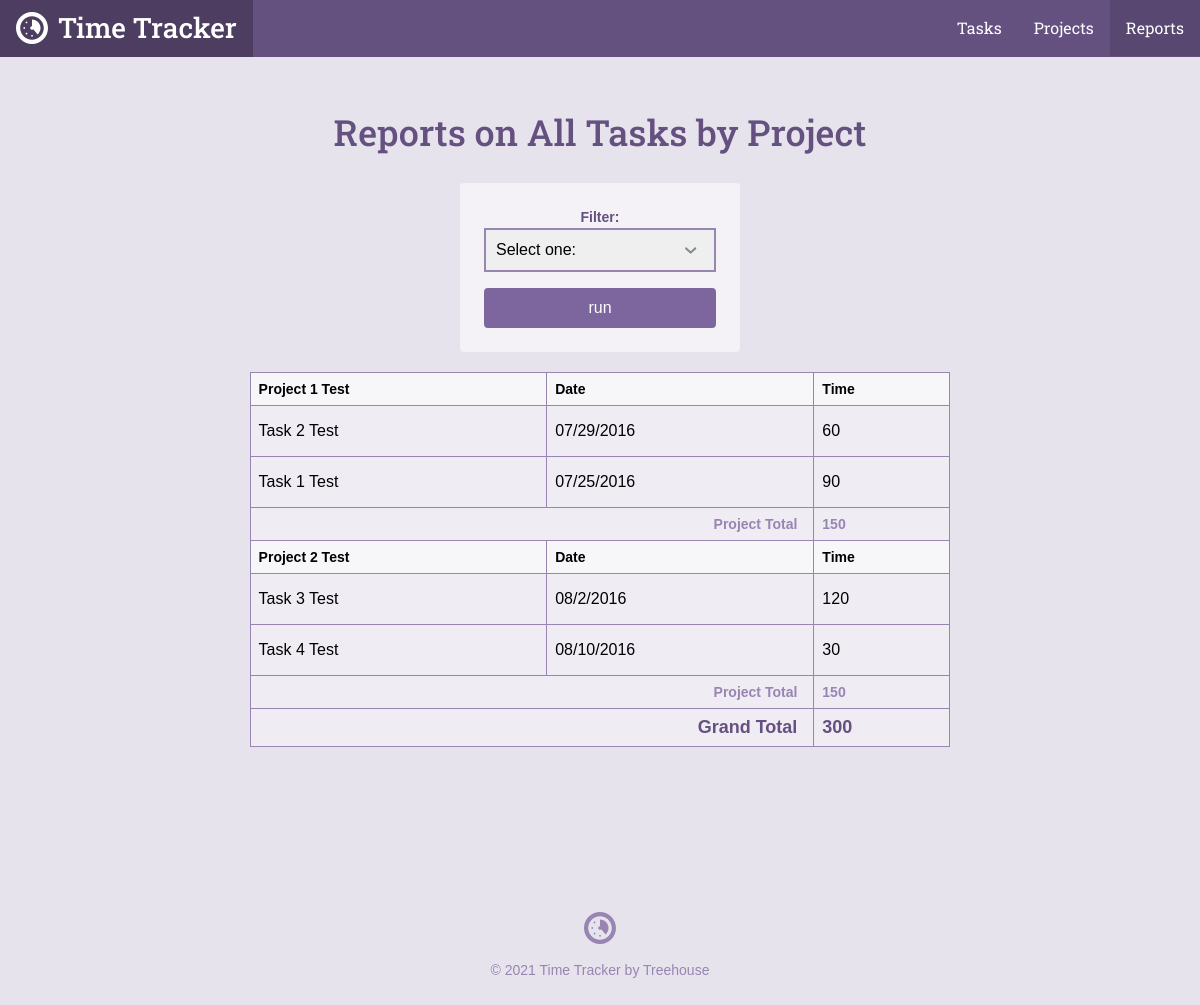
The page /reports.php on the database as committed earlier.
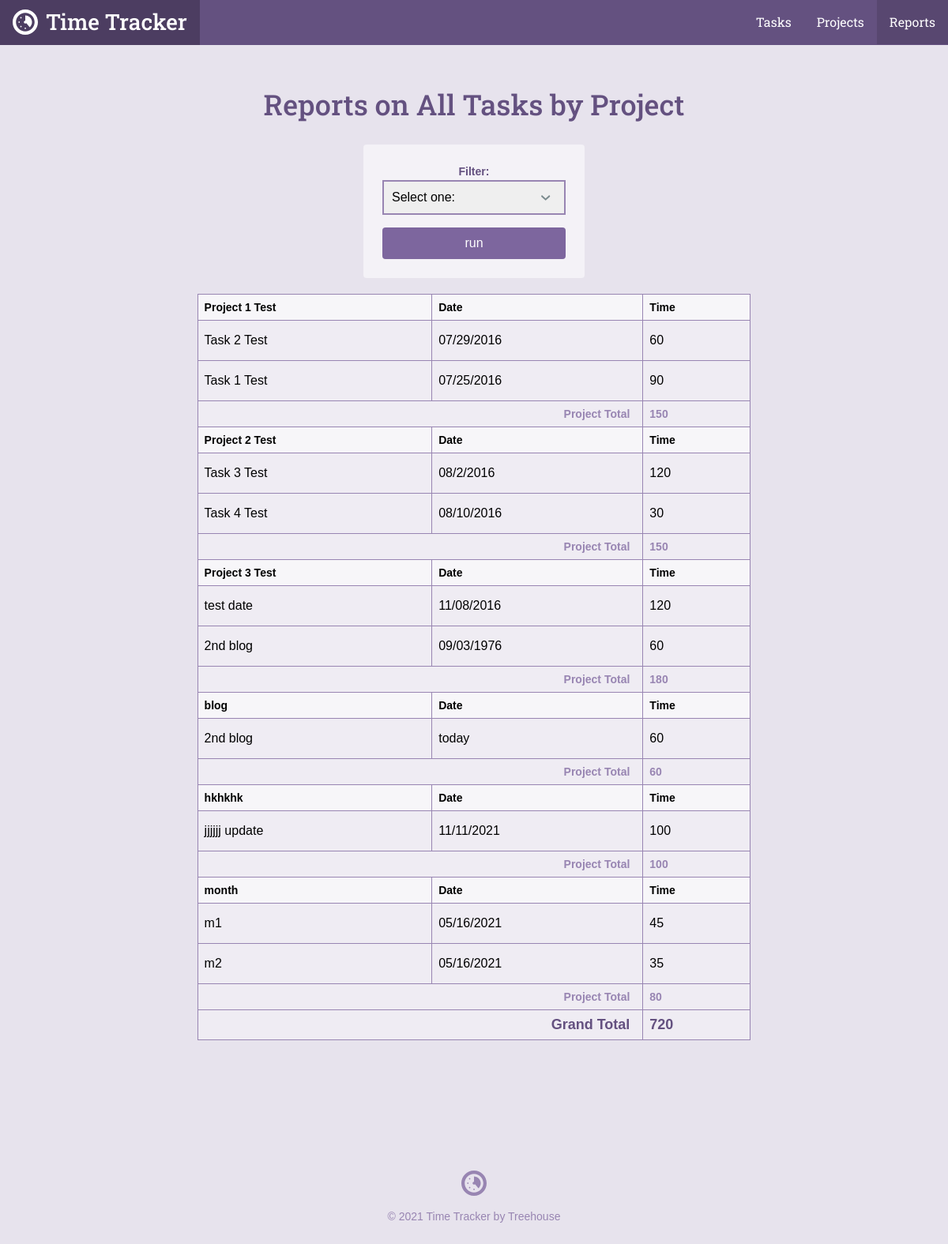
The same page on the database as committed later.
### tables this page shows
CREATE TABLE `tasks` (
	`task_id`	INTEGER PRIMARY KEY AUTOINCREMENT,
	`project_id`	INTEGER,
	`title`	TEXT,
	`date`	INTEGER NOT NULL,
	`time`	TEXT NOT NULL
);

CREATE TABLE `projects` (
	`project_id`	INTEGER PRIMARY KEY AUTOINCREMENT,
	`title`	TEXT NOT NULL,
	`category`	TEXT NOT NULL
);

### inc/functions.php (called while the page is built, shortened)
<?php
function get_task_list($filter = null) {
  include('connection.php');
  $sql = 'SELECT tasks.*, projects.title AS project FROM tasks
  JOIN projects ON tasks.project_id = projects.project_id';
  $where = '';
  $orderBy = ' ORDER BY date DESC';
  if ($filter) {
    $orderBy = ' ORDER BY projects.title ASC, date DESC';
  }
  try {
    $results = $db->prepare($sql . $where . $orderBy);
    $results->execute();
  } catch (Exception $e) {
    echo "Error!: " . $e->getMessage() . "</br>";
    return array();
  }
  return $results->fetchAll(PDO::FETCH_ASSOC);
}

### reports.php (the view, shortened to what this page needs)
<?php
require 'inc/functions.php';
$page = "reports";
$filter = 'all';
include 'inc/header.php';
?>
<div class="col-container page-container">
    <div class="col col-70-md col-60-lg col-center">
        <div class="col-container">
            <h1 class='actions-header'>Reports on <?php
            if (!is_array($filter)) {
              echo "All Tasks by Project";
            }
            ?></h1>
            <form class='form-container form-report' action='reports.php' method='get'>
              <label for='filter'>Filter:</label>
              <select id='filter' name='filter'>
                <option value=''>Select one:</option>
              </select>
              <input class="button" type="submit" value="run" />
            </form>
        </div>
        <div class="section page">
            <div class="wrapper">
                <table>
                    <?php
                    $totalTime = $project_id = $project_total = 0;
                    $tasks = get_task_list($filter);
                    foreach($tasks as $item) {
                      if ($project_id != $item['project_id']) {
                        $project_id = $item['project_id'];
                        echo "<thead>";
                        echo "<tr>";
                        echo "<th>" . $item['project'] . "</th>";
                        echo "<th>Date</th>";
                        echo "<th>Time</th>";
                        echo "</tr>";
                        echo "</thead>";
                      }
                      $project_total += $item['time'];
                      $totalTime += $item['time'];
                      echo "<tr>\n";
                      echo "<td>" . $item['title'] . "</td>";
                      echo "<td>" . $item['date'] . "</td>";
                      echo "<td>" . $item['time'] . "</td>";
                      echo "</tr>\n";
                      if (next($tasks)['project_id'] != $item['project_id']) {
                        echo "<tr>";
                        echo "<th class='project-total-label' colspan='2'>Project Total</th>\n";
                        echo "<th class='project-total-number'>$project_total</th>\n";
                        echo "</tr>\n";
                        $project_total = 0;
                      }
                    }
                    ?>
                    <tr>
                        <th class='grand-total-label' colspan='2'>Grand Total</th>
                        <th class='grand-total-number'><?php echo $totalTime; ?></th>
                    </tr>
                </table>
            </div>
        </div>
    </div>
</div>
<?php include "inc/footer.php"; ?>

### inc/header.php (shortened to what this page needs)
<html>
<head>
	<link rel="stylesheet" href="css/style.css" type="text/css">
</head>
<body>
	<header class="header">
    <div class="col-container">
  		<h1>
        <a class="logo" href="./">
          <svg viewbox="0 0 64 64" class="logo-icon"><use xlink:href="#logo_icon"></use></svg>
          <span class="logo-name">Time Tracker</span>
        </a>
      </h1>
  		<ul class="nav">
        <li class="nav-item tasks<?php if ($page == "tasks") { echo " on"; } ?>"><a class="nav-link" href="task_list.php">Tasks</a></li>
        <li class="nav-item projects<?php if ($page == "projects") { echo " on"; } ?>"><a class="nav-link" href="project_list.php">Projects</a></li>
        <li class="nav-item reports<?php if ($page == "reports") { echo " on"; } ?>"><a class="nav-link" href="reports.php">Reports</a></li>
      </ul>
    </div>
  </header>
	<div id="content">

### inc/footer.php
</div>
	<footer class="footer">
    <div class="col-container">
      <svg viewbox="0 0 64 64" class="logo-icon"><use xlink:href="#logo_icon"></use></svg>
  		<p class="footer-copy">&copy; <?php echo date("Y"); ?> Time Tracker by Treehouse</p>
    </div>
	</footer>
</body>
</html>

Rows that differ between the two databases and show on the page:
added tasks: project.title "Project 3 Test", title "test date", date "11/08/2016", time "120"
added tasks: title "2nd blog", date "09/03/1976", time "60", project_total "180"
added tasks: project.title "blog", title "2nd blog", date "today", time "60", project_total "60"
added tasks: project.title "hkhkhk", title "jjjjjj update", date "11/11/2021", time "100", project_total "100"
added tasks: project.title "month", title "m1", date "05/16/2021", time "45"
added tasks: title "m2", date "05/16/2021", time "35", project_total "80"
Other text that changed with them:
$totalTime: "300" → "720"
